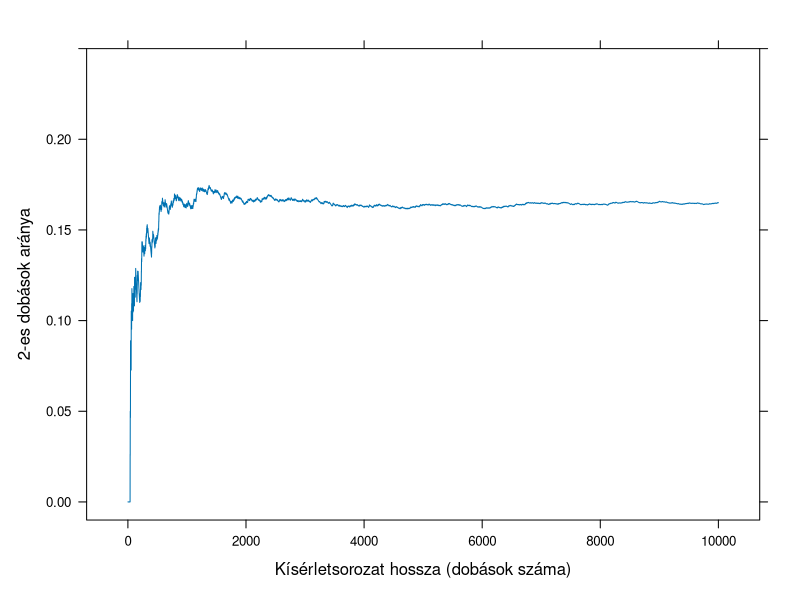
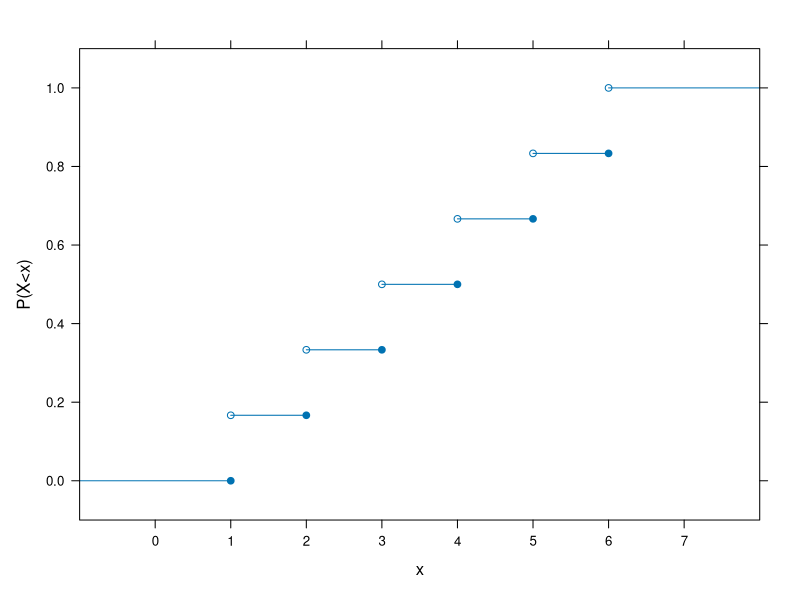
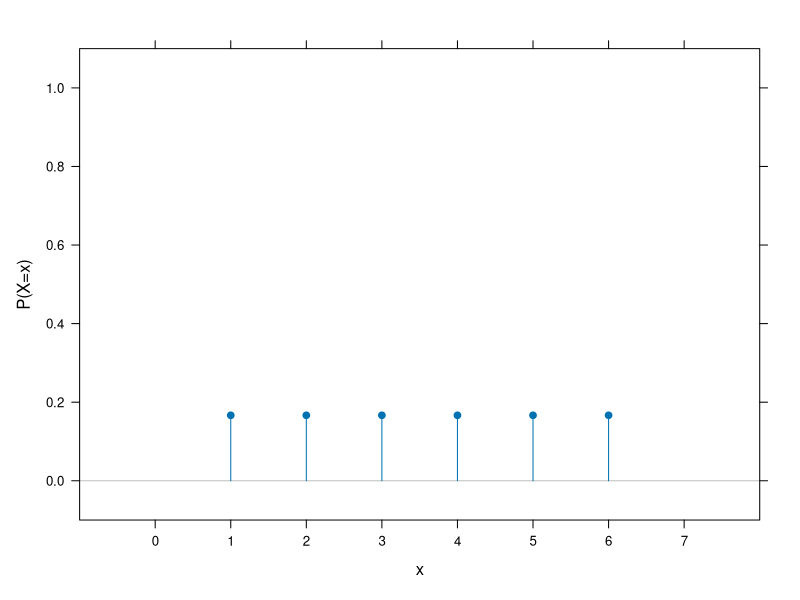
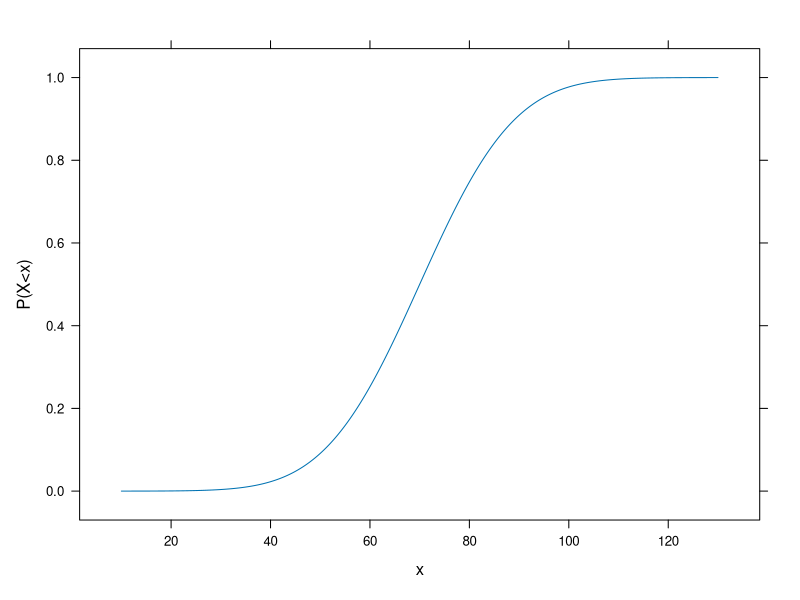
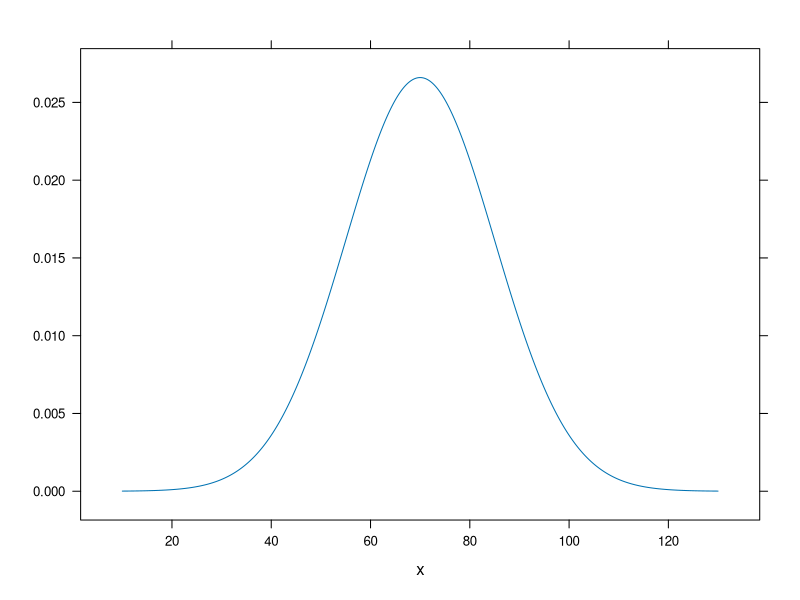

These charts were generated, in order, by the following R code:
## ---- chunk 1
cat("<div style='text-align: right;border-bottom: 1px solid black; width: 40%;margin-left:auto; margin-right:0'>A valószínűségszámítás nem más, mint számokra átváltott józan ész.</div><div style='text-align: right; width:40%;margin-left:auto;margin-right:0'><i>Pierre-Simon de Laplace</i></div><br>")
## ---- chunk 2
cat("<div style='text-align: right;border-bottom: 1px solid black; width: 40%;margin-left:auto; margin-right:0'>Mert töredékes az ismeretünk, és töredékes a prófétálásunk.</div><div style='text-align: right; width:40%;margin-left:auto;margin-right:0'><i>Szent Pál</i></div><br>")
## ---- chunk 3
cat("<div style='text-align: right;border-bottom: 1px solid black; width: 40%;margin-left:auto; margin-right:0'>A valószínű az, ami legtöbbször megtörténik.</div><div style='text-align: right; width:40%;margin-left:auto;margin-right:0'><i>Arisztotelész</i></div><br>")
## ---- chunk 4
N <- 10000
lattice::xyplot( cumsum( sample( 0:1, N, replace = TRUE, prob = c( 5/6, 1/6 ) ) )/( 1:N )~( 1:N ),
                 type = "l", xlab = "Kísérletsorozat hossza (dobások száma)", ylab = "2-es dobások aránya",
                 ylim = c( -0.01, 0.25 ) )
## ---- chunk 5
cat("<div style='text-align: right;border-bottom: 1px solid black; width: 40%;margin-left:auto; margin-right:0'>A matematikaóra nehéz. Nem megyünk vásárolni?</div><div style='text-align: right; width:40%;margin-left:auto;margin-right:0'><i>Barbie (1992-es 'Beszélő Barbie' kiadás)</i></div><br>")
## ---- chunk 6
lattice::xyplot( (1:6)/6 ~ 1:6, xlim = c( -1, 8 ), ylim = c( -0.1, 1.1 ), scales = list( x = list( at = 0:7 ) ),
                 xlab = "x", ylab = "P(X<x)",
                 panel = function( x, y, ... ) {
                   lattice::panel.segments( c( -10, x ), c( 0, y ), c( x, 10 ), c( 0, y ),
                                            col = lattice::trellis.par.get()$superpose.line$col[1] )
                   lattice::panel.points( x, c( 0, y[ -length(y) ] ), pch = 19 )
                   lattice::panel.points( x, y )
                 })
## ---- chunk 7
lattice::xyplot( rep( 1/6, 6 ) ~ 1:6, xlim = c( -1, 8 ), ylim = c( -0.1, 1.1 ), abline = list( h = 0, col = "gray" ),
                 scales = list( x = list( at = 0:7 ) ), xlab = "x", ylab = "P(X=x)",
                 panel = function( x, y, ... ) {
                   lattice::panel.xyplot( x, y, type = "h", ... )
                   lattice::panel.points( x, y, pch = 19 )
                 })
## ---- chunk 8
lattice::xyplot( pnorm( seq( 10, 130, 0.01 ), 70, 15 )~seq( 10, 130, 0.01 ), type = "l", xlab = "x", ylab = "P(X<x)" )
## ---- chunk 9
lattice::xyplot( dnorm( seq( 10, 130, 0.01 ), 70, 15 )~seq( 10, 130, 0.01 ), type = "l", xlab = "x", ylab = "" )
